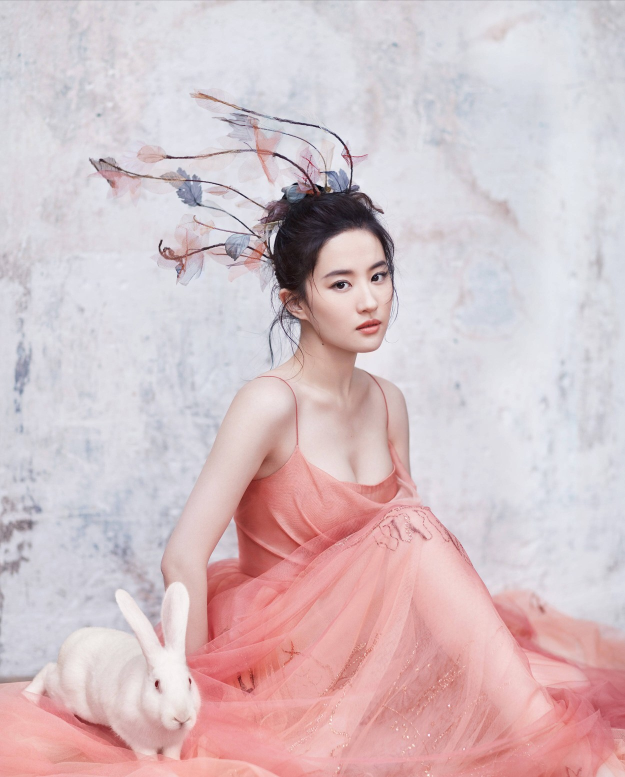
//> input picture lomo/test1/test2.png, 1250 x 1554 px (shown at 1/2 size)
$ ./main   (built with g++ and OpenCV 4)
//> lines starting //> are read from the running program, lines starting //| are printed output that depends on the picture; after the words box and inside, x2 and y2 are one past the last pixel; in counts of white or black regions, pixels touching at a corner belong together
//> further down, img1 is the input picture: 1554 rows x 1250 cols, CV_8UC3; mean B, G, R 198, 193.6, 213.6
#include <iostream>
#include <opencv2/core/core.hpp>
#include <opencv2/highgui/highgui.hpp>
#include <opencv2/imgproc.hpp>
#include <math.h>


using namespace cv;
using namespace std;


Mat OldschoolStyle(Mat inputimage,Mat outputimage) //转换图像风格转为怀旧风格
{

	for (int i = 0; i < inputimage.rows; i++)//.rows是读入的图片的行像素值
	{
		for (int j = 0; j < inputimage.cols; j++) //.cols是读入的图片的列像素值
		{
			outputimage.at<Vec3b>(i, j)[0] = 10* sqrt(inputimage.at<Vec3b>(i, j)[0]);//新图像蓝色通道值重构
			outputimage.at<Vec3b>(i, j)[1] = (inputimage.at<Vec3b>(i, j)[1]);//新图像绿色通道值重构
			outputimage.at<Vec3b>(i, j)[2] = (inputimage.at<Vec3b>(i, j)[2]);//新图像红色通道值重构
		}

	}
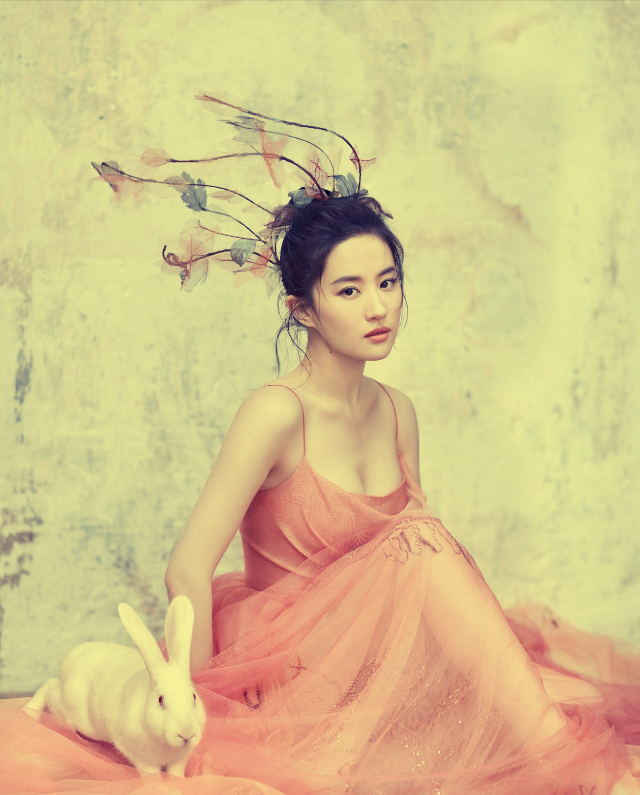
//> outputimage: 795 rows x 640 cols, CV_8UC3; mean B, G, R 139.2, 193.5, 213.5
	return outputimage;
}


Mat Gussiblu(Mat inputimage1, Mat inputimage2, Mat outputimage)//滤波器实现
{
	int rx = 0;
	int ry = 0;
	int sigma = 600;
	/*double **wbyte = 0;*/
	vector<vector<double> >wbyte(inputimage1.rows, vector<double>(inputimage1.cols));
	int c = sigma ^ 2;
	for (int i = 0; i < inputimage1.rows; i++)
	{
		for (int j = 0; j < inputimage1.cols; j++)
		{
			rx = i - inputimage1.rows / 2;
			ry = j - inputimage1.cols / 2;
			int a = rx ^ 2;
			int b = ry ^ 2;

			wbyte[i][j] = exp(((-0.5) * (a+b)) / c);
		}
	}
	/*int wx = 0;
	int wy = 0;*/
	float w = 0.0f;
	// [4 lines of commented-out code are left out]

		for (int i = 0; i < inputimage1.rows; i++)
		{
			for (int j = 0; j < inputimage1.cols; j++)
			{
				w = wbyte[i][j];
				outputimage.at<Vec3b>(i, j)[0] = inputimage1.at<Vec3b>(i, j)[0] * w + inputimage2.at<Vec3b>(i, j)[0] * (1 - w);//新图像蓝色通道值重构
				outputimage.at<Vec3b>(i, j)[1] = inputimage1.at<Vec3b>(i, j)[1] * w + inputimage2.at<Vec3b>(i, j)[1] * (1 - w);//新图像绿色通道值重构
				outputimage.at<Vec3b>(i, j)[2] = inputimage1.at<Vec3b>(i, j)[2] * w + inputimage2.at<Vec3b>(i, j)[2] * (1 - w);//新图像红色通道值重构
			}
		}


	/*}*/


	return outputimage;
}

Mat RoiReverse(Mat inputimage,Mat outputimage) {

	Mat roi, res,reverse_res, reverse_roi;
	roi = Mat::zeros(inputimage.size(), inputimage.type());
	res = Mat::zeros(inputimage.size(), inputimage.type());
	reverse_res = Mat::zeros(inputimage.size(), inputimage.type());
	reverse_roi = Mat::zeros(inputimage.size(), inputimage.type());//创造一张与原图像大小和类型相同的空白图像，像素值初始化为0，即为黑色图像
	for (int i = 0; i < reverse_roi.rows; i++)//.rows是读入的图片的行像素值；整个图像变为白色
	{
		for (int j = 0; j < reverse_roi.cols; j++) //.cols是读入的图片的列像素值
		{
			reverse_roi.at<Vec3b>(i, j)[0] = 255;//新图像蓝色通道值重构
			reverse_roi.at<Vec3b>(i, j)[1] = 255;//新图像绿色通道值重构
			reverse_roi.at<Vec3b>(i, j)[2] = 255;//新图像红色通道值重构
		}

	}
//> reverse_roi: 795 rows x 640 cols, CV_8UC3; every value is 255
	/*imshow("roi",roi);
	imshow("reverse_roi", reverse_roi);*/
	//画椭圆roi区域
	int thickness = 2;
	int linetype = 8;
	double angle = 90;
	double w = inputimage.cols;
//> w = 640
	double v = inputimage.rows;
//> v = 795
	ellipse(roi, Point(w / 2.0, 2 * v / 3.0), Size(2 * v /3.0, v / 3.0), angle, 0, 360, Scalar(255, 255, 255), thickness, linetype);//黑色图像画白线，即黑底白线椭圆
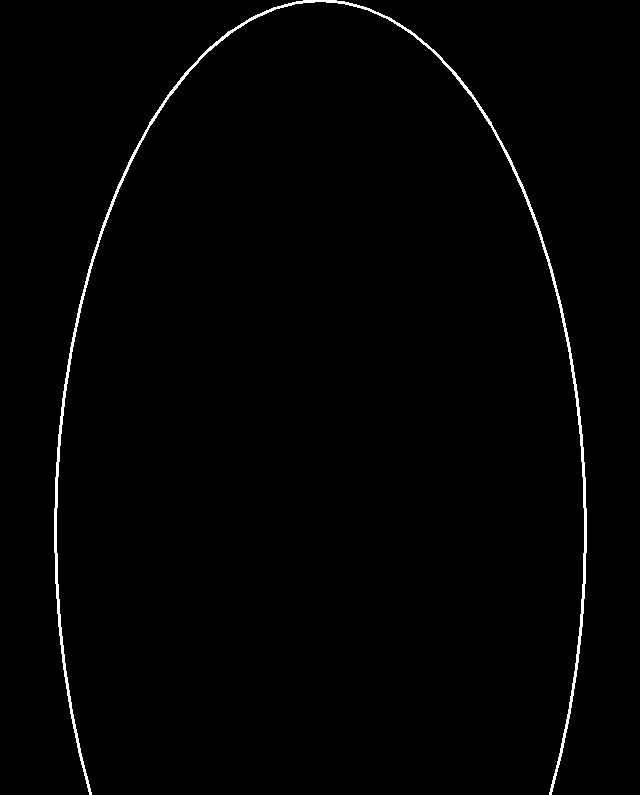
//> roi: 795 rows x 640 cols, CV_8UC3; 1% white; 1 white region, box (x1, y1, x2, y2) and area: (54, 0, 587, 795) 5334
	/*imshow("roi——ellipse", roi);*/
	ellipse(reverse_roi, Point(w / 2.0, 2 * v / 3.0), Size(2 * v / 3.0, v / 3.0), angle, 0, 360, Scalar(0.0,0), thickness, linetype);//白色图像画黑线，即白底黑线椭圆
	/*imshow("reverse_roi", reverse_roi);*/
	floodFill(reverse_roi, Point(w / 2.0, v / 2.0), Scalar(0, 0, 0));//填充一下椭圆区域内的颜色为白色，此时图像为白底黑色实心椭圆
	/*imshow("reverse_roi", reverse_roi);*/
	floodFill(roi, Point(w / 2.0, v / 2.0), Scalar(255, 255, 255));//填充一下椭圆区域内的颜色为黑色，即为黑底白实心椭圆
	/*imshow("roi", roi);*/

	inputimage.copyTo(res, roi);
	/*imshow("取部分关注的地方",res);*/
	inputimage.copyTo(reverse_res, reverse_roi);
	/*imshow("取部分不关注的地方", reverse_res);*/
	/*cvtColor(res, res, CV_BGR2HSV);*/
	/*imshow("转换色调", res);*/
	for (int row = 0; row < res.rows; row++)//改变res图像的亮度和对比度使用两个参数来改变分别是阿尔法和贝塔，有时分别控制对比度和亮度，阿尔法必大于零
	{
		for (int col = 0; col < res.cols; col++)
		{
			double alpha = 1.2;
			double beta = 12;
			float b = res.at<Vec3b>(row, col)[0];
			float g = res.at<Vec3b>(row, col)[1];
			float r = res.at<Vec3b>(row, col)[2];
			res.at<Vec3b>(row, col)[0] = saturate_cast<uchar>(alpha * b + beta);
			res.at<Vec3b>(row, col)[1] = saturate_cast<uchar>(alpha * g + beta);
			res.at<Vec3b>(row, col)[2] = saturate_cast<uchar>(alpha * r + beta);
		}
	}
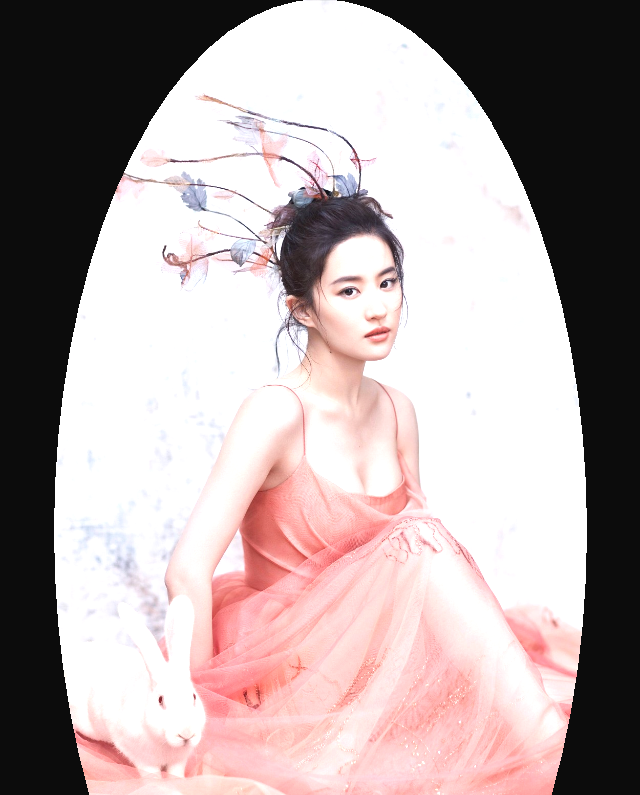
//> res: 795 rows x 640 cols, CV_8UC3; mean B, G, R 164.2, 164.3, 177.6


	/*imshow("转换结果1", res);*/
	/*cvtColor(reverse_res, reverse_res, CV_BGR2HSV);*/
	/*imshow("转换色调", reverse_res);*/
	for (int row = 0; row < reverse_res.rows; row++)//改变reverse_res图像的亮度和对比度使用两个参数来改变分别是阿尔法和贝塔，有时分别控制对比度和亮度，阿尔法必大于零
	{
		for (int col = 0; col < reverse_res.cols; col++)
		{
			double alpha = 1.25;
			double beta = -10;

			float b = reverse_res.at<Vec3b>(row, col)[0];
			float g = reverse_res.at<Vec3b>(row, col)[1];
			float r = reverse_res.at<Vec3b>(row, col)[2];
			reverse_res.at<Vec3b>(row, col)[0] = saturate_cast<uchar>(alpha * b + beta);
			reverse_res.at<Vec3b>(row, col)[1] = saturate_cast<uchar>(alpha * g + beta);
			reverse_res.at<Vec3b>(row, col)[2] = saturate_cast<uchar>(alpha * r + beta);
			// [6 lines of commented-out code are left out]
		}
	}
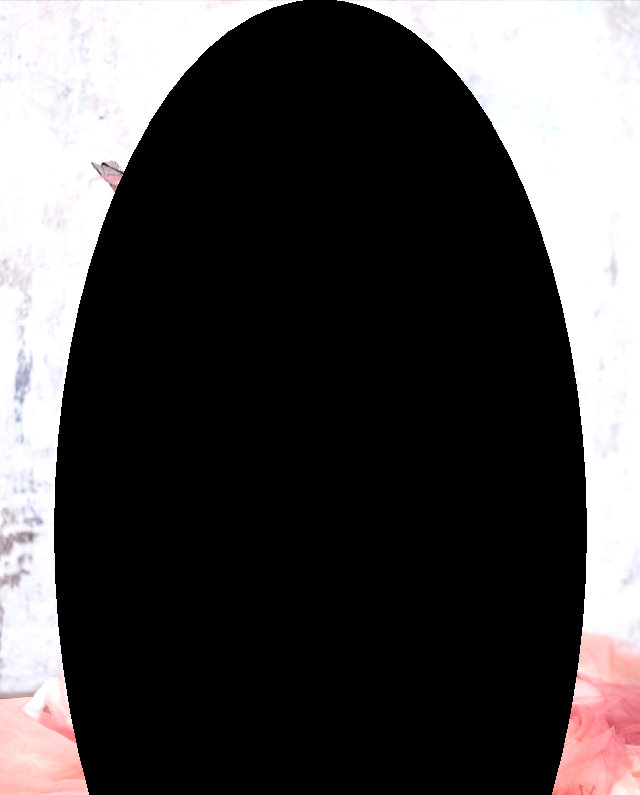
//> reverse_res: 795 rows x 640 cols, CV_8UC3; mean B, G, R 72.9, 72.2, 75

	/*cvtColor(reverse_res, reverse_res, CV_HSV2BGR);*/
	/*imshow("转换结果2", reverse_res);*/


	addWeighted(reverse_res, 0.5, res, 0.5, 0.0, reverse_res);
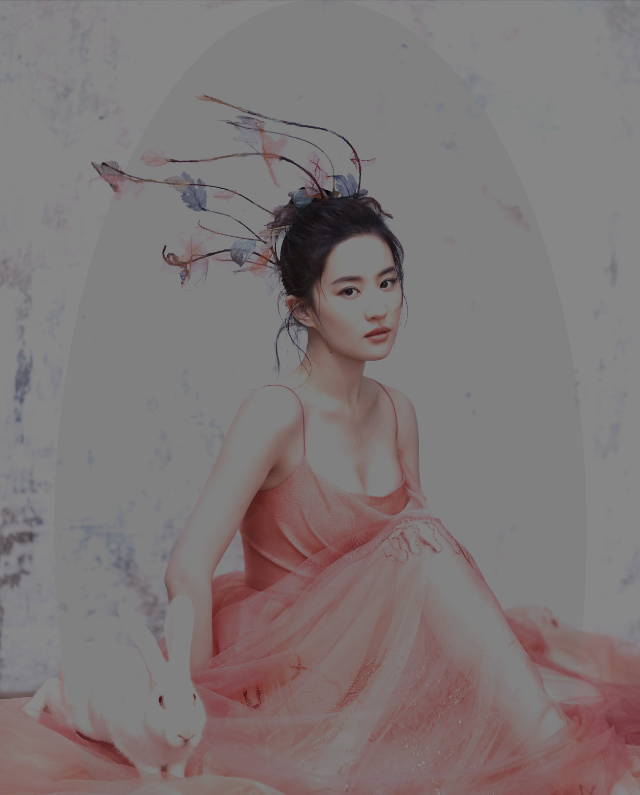
//> reverse_res: 795 rows x 640 cols, CV_8UC3; mean B, G, R 118.9, 118.6, 126.7
	/*imshow("合成图片", reverse_res);*/
	reverse_res = Gussiblu(reverse_res,inputimage,reverse_res);
//> the loop in Gussiblu, `for (int i = 0; i < inputimage1.rows; i++)` made 795 passes
//> w on passes 1 to 3: 1.07, 1.07, 1.07
//> after the loop in Gussiblu, `for (int i = 0; i < inputimage1.rows; i++)`:
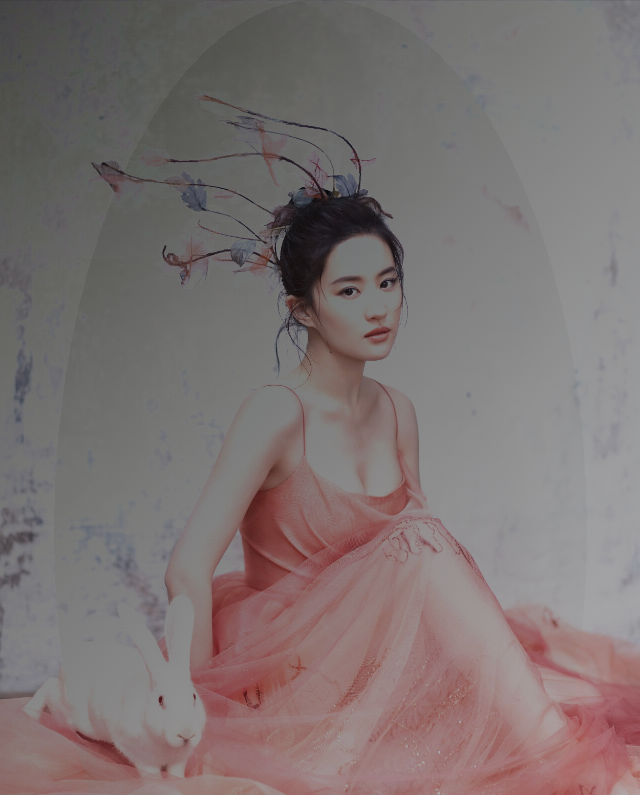
//> outputimage: 795 rows x 640 cols, CV_8UC3; mean B, G, R 114.3, 114.5, 124.6
//> after the loop in Gussiblu, `for (int i = 0; i < inputimage1.rows; i++)`: w = 0.552
	/*imshow("合成图片2", reverse_res);*/
	outputimage = OldschoolStyle(reverse_res, outputimage);
//> after the loop in OldschoolStyle (call 2), `for (int i = 0; i < inputimage.rows; i++)`:
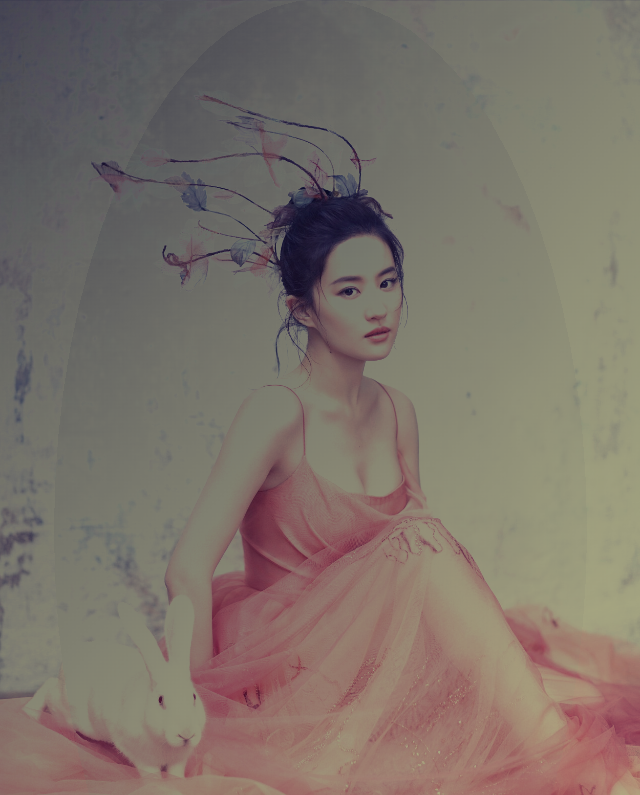
//> outputimage: 795 rows x 640 cols, CV_8UC3; mean B, G, R 105.7, 114.5, 124.6


	/*blur(outputimage, outputimage, Size(2.5, 2.5), Point(-1, -1), BORDER_DEFAULT);*/

	return outputimage;
}

int main()
{
	// 读入一张图片
	Mat img1 = imread("test2.png");//也可以用"C:\\Users\\学习者\\Desktop\\lomo\\test.png"里的经典照片

	// 在窗口中显示图片
	/*imshow("原始图片", img1);*/

	Mat Resiseimg1;
	if (img1.cols > 640)
	{
		resize(img1, Resiseimg1, Size(640, 640 * img1.rows / img1.cols));
		imshow("尺寸转换图", Resiseimg1);
		Mat new_img1 = Mat::zeros(Resiseimg1.size(), Resiseimg1.type());//创造一张与原图像大小和类型相同的空白图像，像素值初始化为0
		new_img1 = OldschoolStyle(Resiseimg1, new_img1);

		Mat lomo = Mat::zeros(Resiseimg1.size(), Resiseimg1.type());//创造一张与原图像大小和类型相同的空白图像，像素值初始化为0
		lomo = RoiReverse(Resiseimg1,lomo);
		imshow("lomo滤镜图", lomo);
		imwrite("after_lomo.png",lomo);


	}
	else
	{
		Mat new_img1 = Mat::zeros(img1.size(), img1.type());//创造一张与原图像大小和类型相同的空白图像，像素值初始化为0
		new_img1 = OldschoolStyle(img1, new_img1);

		Mat lomo = Mat::zeros(Resiseimg1.size(), Resiseimg1.type());//创造一张与原图像大小和类型相同的空白图像，像素值初始化为0
		lomo = RoiReverse(Resiseimg1, lomo);
		imshow("lomo滤镜图", lomo);

		imshow("怀旧风格", new_img1);
		imwrite("after_lomo.png", lomo);
	}


	// 等待50000ms后窗口自动关闭
	waitKey(50000);


}
